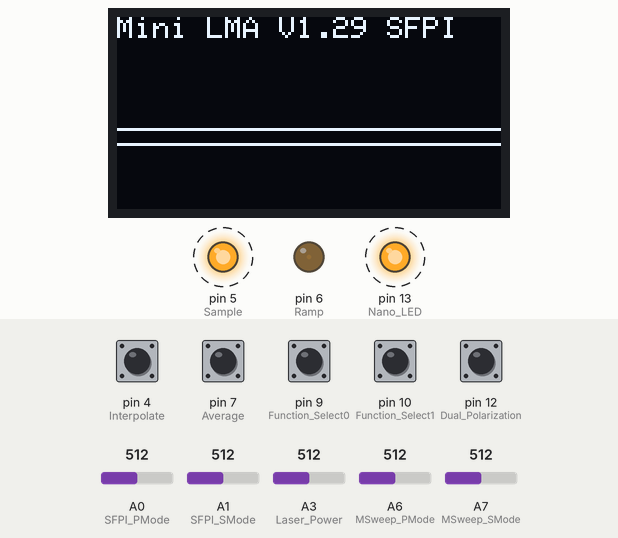
Recording of a sketch running on a simulated Arduino Nano, built with avr-gcc and run on an emulated ATmega328P. Parts: 128×64 one-colour display, output pins drawn as LEDs (lit = HIGH). Dashed ring = blinking. The test bench sets the inputs (shaded band); at power-on: pin 4 (Interpolate), pin 7 (Average), pin 9 (Function_Select0), pin 10 (Function_Select1), pin 12 (Dual_Polarization) HIGH, A0 (SFPI_PMode) = 512, A1 (SFPI_SMode) = 512, A3 (Laser_Power) = 512, A6 (MSweep_PMode) = 512, A7 (MSweep_SMode) = 512.

Above: at 4.3 s.
4.4 s: pin 10 (Function_Select1) pulled LOW for 1 s
At 5.5 s:
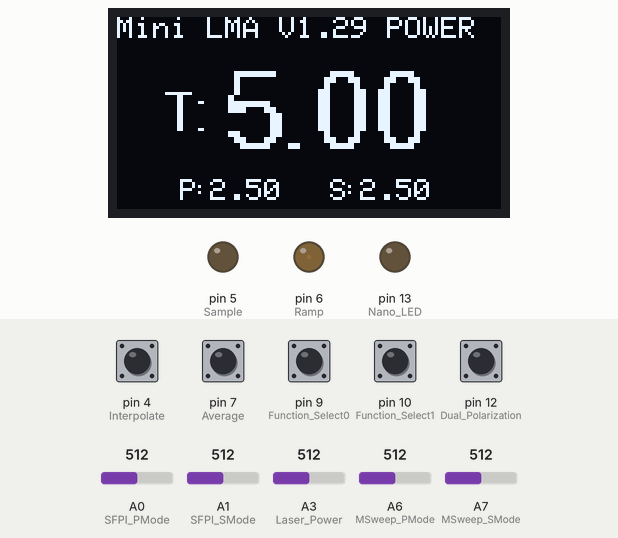
6.0 s: pin 9 (Function_Select0) pulled LOW for 0.15 s
At 6.27 s:
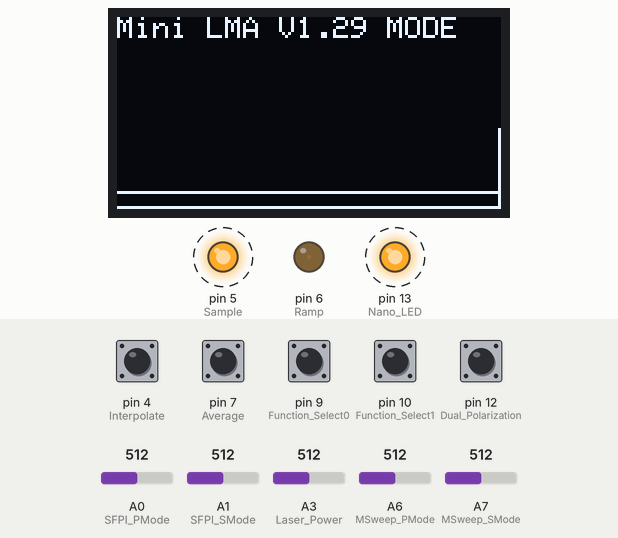
6.7 s: A0 (SFPI_PMode) set to 716
At 8.71 s:
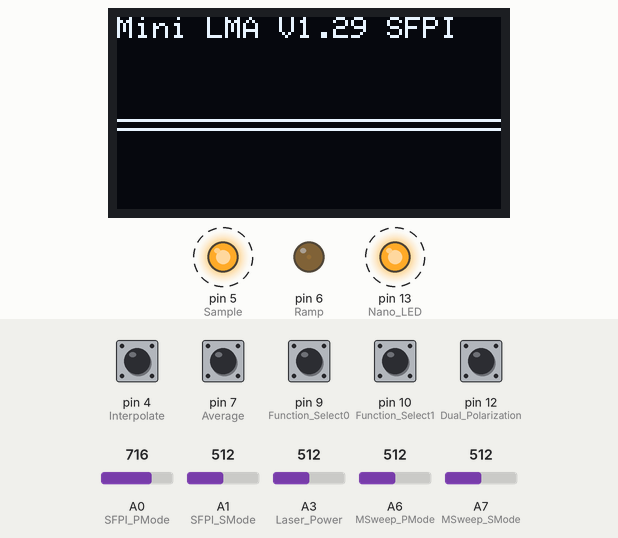
9.1 s: pin 10 (Function_Select1) pulled LOW for 0.15 s
At 9.43 s:
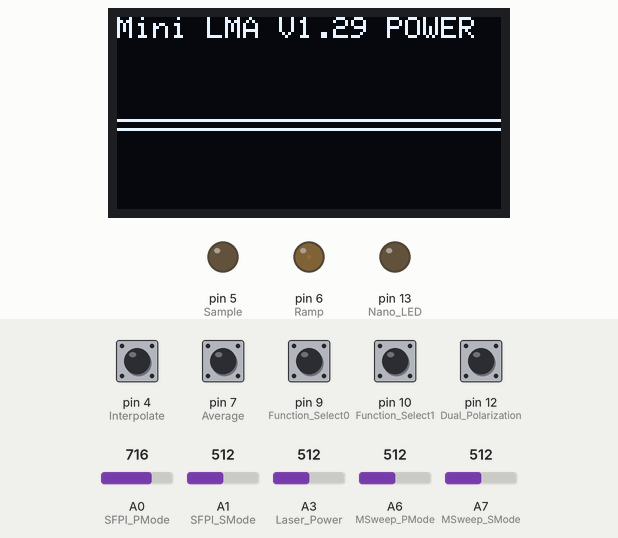
9.8 s: A1 (SFPI_SMode) set to 716
At 10.05 s:
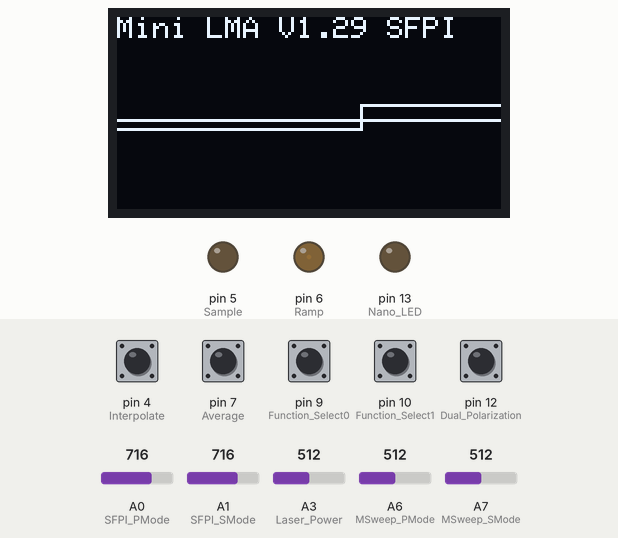
Timing chart, 0 to 10.0 s (numbered marks = the images above; inputs shaded):
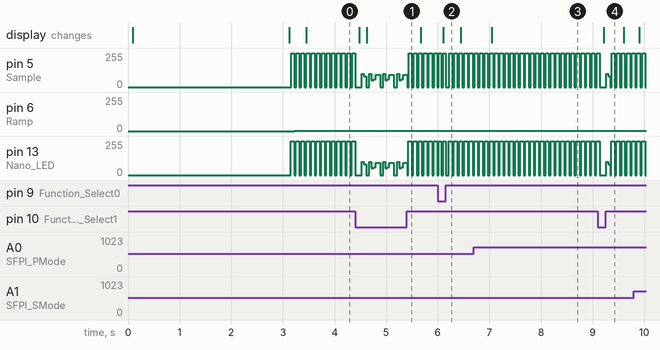

Measured:
- after the input at 4.4 s, pin 6 (Ramp): stays 1/255 (without the input it goes to 130/255 after 0.86 s); the display: first changes after 0.08 s (image 1 shows a later state)
- after the input at 6.0 s, the display: changes after 0.10 s (image 2)
- after the input at 6.7 s, pin 6 (Ramp): stays 1/255 (without the input it goes to 147/255 after 0.83 s); the display: changes after 0.35 s (image 3)
- after the input at 9.1 s, pin 6 (Ramp): stays 1/255 (without the input it goes to 139/255 after 0.70 s); the display: changes after 0.11 s (image 4)
- by itself, pin 5 (Sample): alternates 255/255 for 0.06 s and 0/255 for 0.04 s
- by itself, pin 13 (Nano_LED): alternates 255/255 for 0.07 s and 0/255 for 0.03 s

The sketch:

mLMA1_fw_V1.29.ino
```cpp
/* Mini Laser Mode Analyzer Firmware using Atmega 328 Nano 3.0 and minimal external hardware. */

// V1.00 First version - SFPI only
// V1.01 Added longitudinal mode display
// V1.04 Added initial info screen
// V1.06 Added laser power meter
// V1.09 Added hold function
// V1.11 Added dual polarization
// V1.19 Non-dual polarization uses sum of P and S mode inputs for SFPI
// V1.20 Fix Mode display
// V1.21 Use dual Trace buffers for MODE
// V1.22 Add P and S annotation for POWER
// V1.24 Use dual Trace buffers for SFPI
// V1.27 Cleaned up
// V1.28 Test version
// V1.29 Removed display brightness test due to incompatibility with newer OLEDs.  Cause unknown

#define FirmwareVersion 129

#include <SPI.h>
#include <Wire.h>

//#include <d:\documents\uecide\libraries\spi\src\spi.h>
//#include <d:\documents\uecide\libraries\wire\src\wire.h>

#include <Adafruit_GFX.h>
#include <Adafruit_SSD1306.h>

#include <Fonts/FreeSans9pt7b.h>

#define SCREEN_WIDTH 128 // OLED display width in pixels
#define SCREEN_HEIGHT 64 // OLED display height in pixels

// Declaration for an SSD1306 display connected to I2C (SDA, SCL pins)
#define OLED_RESET     -1 // Reset pin # (or -1 if sharing Arduino reset pin)
Adafruit_SSD1306 display(SCREEN_WIDTH, SCREEN_HEIGHT, &Wire, OLED_RESET);

// Inputs set up with pullup so will be high if unconnected
#define Free_Run 3           // D3 Ignore trigger input if high
#define Interpolate 4        // D4 Intpolate points if high
#define Sample 5             // D5 High when data is being acquired
#define Ramp 6               // D6 Ramp output
#define Average 7            // D7 Average if high
#define Dim_Display 8        // D8 Bright if high
#define Function_Select0 9   // D9 Function_Select10: HOLD = 00, POWER = 01, MODE = 10, SFPI = 11
#define Function_Select1 10  // D10
#define Dual_Polarization 12 // D12 Display both P and S modes for SFPI or MODE if high
#define Nano_LED 13          // D13 will be the same as the Sample LED except for errors

#define SFPI_PMode 0         // A0 SFPI P mode
#define SFPI_SMode 1         // A1 SFPI S mode
#define SFPI_Trigger 2       // A2 SFPI external trigger
#define Laser_Power 3        // A3 Laser power
#define MSweep_PMode 6       // A6 Mode sweep P mode
#define MSweep_SMode 7       // A7 Mode sweep S mode

#define Function0 1          // Function1,0: HOLD = 00, POWER = 01, MODE = 10, SFPI = 11.
#define Function1 2

#define HOLD 0
#define POWER 1 // Function0
#define MODE 2  // Function1
#define SFPI 3  // Function1 | Function0

#define Interpolate_Flag 4
#define Average_Flag 8
#define Dual_Polarization_Flag 16

#define PreSweep 8   // Number of steps before scan.  For 8: 15, 120, 3; for 16: 455, 7280, 8.
#define N 8          // Averaging factor - must be power of 2, maximum 64.
#define NShift 3     // Shift factor for averaging - log2(N)

uint8_t j = 0;
uint16_t Temp1 = 0;
uint16_t Temp2 = 0;
uint16_t Temp3 = 0;

char Function = 0;
char oldFunction = 0;
char realFunction = 0;
bool SPSelect = LOW;

char PTrace[128]; // Trace buffer for P mode (SFPI or MODE)
char STrace[128]; // Trace buffer for S mode (SFPI or MODE)

void setup()
{
  pinMode(Free_Run, INPUT_PULLUP);
  pinMode(Interpolate, INPUT_PULLUP);
  pinMode(Average, INPUT_PULLUP);
  pinMode(Dim_Display, INPUT_PULLUP);
  pinMode(Function_Select0, INPUT_PULLUP);
  pinMode(Function_Select1, INPUT_PULLUP);
  pinMode(Dual_Polarization, INPUT_PULLUP);

  pinMode(Sample, OUTPUT);
  pinMode(Ramp, OUTPUT);
  pinMode(Nano_LED, OUTPUT);

  // SSD1306_SWITCHCAPVCC = generate display voltage from 3.3V internally // Address 0x3D for 128x64
  if(!display.begin(SSD1306_SWITCHCAPVCC, 0x3C))
    {
      Serial.println(F("SSD1306 allocation failed"));
      for(;;) // Don't proceed, loop forever
        {
          digitalWrite(Nano_LED,HIGH); // Flash Atmega LED to indicate failure
          delay(50);
          digitalWrite(Nano_LED,LOW);
          delay(1000);
        }
    }

    display.clearDisplay();
    display.display();
    display.setTextSize(1);      // Normal 1:1 pixel scale
    display.setTextColor(SSD1306_WHITE); // Draw white text
    display.setCursor(3, 0);
    display.print(F("  Documentation at "));
    display.setCursor(0, 8);
    display.print(F("RepairFAQ.org/sam/LMA"));
    display.setCursor(0, 56);
    display.print(F("    Version: "));
    display.print(FirmwareVersion*.01);
    display.setFont(&FreeSans9pt7b);
    display.setCursor(20, 32);
    display.print(F("Mini Laser"));
    display.setCursor(0, 48);
    display.print(F("Mode Analyzer"));
    display.display();
    delay(3000);
    display.fillRect(0, 0, 128, 64, BLACK);
    display.setFont(NULL);

    display.setCursor(0, 0);     // Start at top-left corner
    display.print(F("Mini LMA V"));
    display.print(FirmwareVersion*.01);
    display.display();
    digitalWrite(Nano_LED, LOW);
    digitalWrite(Sample, LOW);
    analogWrite(Ramp, 0);

    // Clear trace buffer
    for (j = 0; j < 128; j++) PTrace[j] = 0;

    analogRead(MSweep_PMode); // Extra read to eliminate glitch
    analogRead(SFPI_PMode); // Extra read to eliminate glitch

    // Set PWM frequency to ~63 kHz for pins 5 and 6 (also devides delay() times by 64)
    TCCR0B = (TCCR0B & 0b11111000) | 1;
}

void loop()
{
  getFunction(); // Determine operating function

// Select display brightness - Removed due to newer OLEDs shutting down

 /* if (digitalRead(Dim_Display) == HIGH)
    {
      display.dim(HIGH); // Low
    }
  else
    {
      display.dim(LOW);  // High
    }
*/
  switch (Function & 3)
    {
      case HOLD: // Lock display, flash "*"
        display.setFont(NULL);
        display.setTextSize(1);
        display.fillRect(122, 0, 128, 15, BLACK);
        display.display();
        delay(1000);
        display.setCursor(122, 0);
        display.print(F("*"));
        display.display();
        delay(1000);
      break;

      case POWER:  // Power meter display
        if((Function & 3) != (oldFunction & 3))
          {
            display.setFont(NULL); // Function changed to POWER
            display.setTextSize(1);
            display.fillRect(90, 0, 128, 15, BLACK);
            display.setCursor(90, 0);
            display.print(F("POWER"));
            display.display();
            display.setFont(&FreeSans9pt7b);
            display.setTextSize(2);
          }

          display.fillRect(0, 16, 128, 64, BLACK);
          if ((Function & Average_Flag) != 0)
            {
              Temp1 = 0; // Average N samples
              Temp2 = 0;
              Temp3 = 0;
              for (j = 0; j < N; j++)
                {
                  Temp1 = Temp1 += analogRead(Laser_Power);
                  Temp2 = Temp2 += analogRead(MSweep_PMode);
                  Temp3 = Temp3 += analogRead(MSweep_SMode);
                  digitalWrite(Sample, HIGH);
                  digitalWrite(Nano_LED, HIGH);
                  delay(300);
                  digitalWrite(Sample, LOW);
                  digitalWrite(Nano_LED, LOW);
                  delay(500);
                }
              Temp1 = (((Temp1 >> NShift) * 42) / 43);
              Temp2 = (((Temp2 >> NShift) * 21) / 43);
              Temp3 = (((Temp3 >> NShift) * 21) / 43);
            }
          else
            {
              Temp1 = analogRead(Laser_Power); // Single sample
              Temp2 = analogRead(MSweep_PMode);
              Temp3 = analogRead(MSweep_SMode);
              digitalWrite(Sample, HIGH);
              digitalWrite(Nano_LED, HIGH);
              delay(500);
              digitalWrite(Sample, LOW);
              digitalWrite(Nano_LED, LOW);
              delay(6000);
              Temp1 = (Temp1 * 42) / 43;
              Temp2 = (Temp2 * 21) / 43;
              Temp3 = (Temp3 * 21) / 43;
            }

          display.setCursor(35, 42);

          if ((Function & Dual_Polarization_Flag) != 0)
            {
              display.print((Temp2+Temp3)*.01);
              display.setTextSize(1);
              display.setCursor(15, 37);
              display.print(F("T:"));
              display.fillRect(0, 52, 128, 63, BLACK);
              display.setFont(NULL);
              display.setTextSize(1);
              display.setCursor(25, 54);
              display.print(F(":"));
              display.setCursor(21, 54);
              display.print(F("P"));
              display.setCursor(31, 54);
              display.print(Temp2*.01);
              display.setCursor(75, 54);
              display.print(F(":"));
              display.setCursor(71, 54);
              display.print(F("S"));
              display.setCursor(81, 54);
              display.print(Temp3*.01);
            }

          else
            {
              display.print(Temp1*.01);
            }
          display.fillRect(120, 52, 128, 63, BLACK);
          display.display();

          display.setFont(&FreeSans9pt7b);
          display.setTextSize(2);

          break;

       case MODE: // Longitudinal mode display
         // Clear the display area
         display.fillRect(0, 16, 128, 62, BLACK);
         if(((Function - oldFunction) & 3) != 0)
           {
             display.setFont(NULL);
             display.setTextSize(1);
             display.fillRect(90, 0, 128, 15, BLACK);
             display.setCursor(90, 0);
             display.print(F("MODE "));
             if ((realFunction & 3) != MODE)
               {
                 if ((Function & Dual_Polarization_Flag) != 0)
                   {
                     display.drawLine(0, 58, 128, 58, SSD1306_WHITE);
                     for (j = 0; j < 128; j++) STrace[j] = 0; // Clear Trace buffer
                   }
                 display.drawLine(0, 63, 128, 63, SSD1306_WHITE);
                 for (j = 0; j < 128; j++) PTrace[j] = 0; // Clear Trace buffer
               }
             else
               {
                 Temp1 = analogRead(MSweep_PMode);
                 for (j = 1; j < 128; j++) // Scroll left one pixel and add one blank column
                   {
                     PTrace[j-1] = PTrace[j];
                     STrace[j-1] = STrace[j];
                   }
                 PTrace[127] = 63;
                 STrace[127] = 63;
               }
           }

         digitalWrite(Sample, HIGH);
         digitalWrite(Nano_LED, HIGH);

         for (j = 1; j < 128; j++) // Scroll left one pixel
           {
              PTrace[j-1] = PTrace[j];
              STrace[j-1] = STrace[j];
           }

         if ((Function & Average_Flag) != 0)
           {
             Temp1 = 0;
             Temp2 = 0;
             for (j = 0; j < N; j++)
               {
                 Temp1 += analogRead(MSweep_PMode); // Average if N samples
                 Temp2 += analogRead(MSweep_SMode); // Average if N samples
                 delay(3000 / N); // Spread samples somewhat evenly with similar update rate as without averaging
               }
             Temp1 = Temp1 >> NShift;
             Temp2 = Temp2 >> NShift;
           }
         else
           {
             Temp1 = analogRead(MSweep_PMode);
             Temp2 = analogRead(MSweep_SMode);
             delay(26000); // Just for LEDs :-)
           }

           digitalWrite(Sample, LOW);
           digitalWrite(Nano_LED, LOW);

        if ((Function & Dual_Polarization_Flag) != 0)
          {
            PTrace[127] = Temp1/24;
            STrace[127] = Temp2/24;
          }
        else
          {
            PTrace[127] = Temp1/22;
            STrace[127] = Temp2/22;
          }
        digitalWrite(Sample, LOW);
        digitalWrite(Nano_LED, LOW);

        Copy_Trace_to_OLED();
        Interpolate_Trace();

        // Update screen
        display.display();
        break;

      case SFPI: // SFPI display

        display.fillRect(0, 16, 128, 64, BLACK); // Clear the display area

        if(((Function - oldFunction) & 3) != 0)
          {
            display.setFont(NULL); // Function changed to POWER
            display.setTextSize(1);
            display.fillRect(90, 0, 128, 15, BLACK);
            display.setCursor(90, 0);
            display.print(F("SFPI "));

            for (j = 0; j < 128; j++) PTrace[j] = 0; // Clear PMode trace buffer

            display.drawLine(0, 63, 128, 63, SSD1306_WHITE);
            if ((Function & Dual_Polarization_Flag) != 0)
              {
                display.drawLine(0, 58, 128, 58, SSD1306_WHITE);
              }

            display.fillRect(0, 16, 128, 64, BLACK); // Clear the display area
            display.display();
          }

          // Rising edge trigger
          if (Free_Run == HIGH) // Ignore trigger input if high or floating
            {
              while (analogRead(SFPI_Trigger) > 512) {}
              while (analogRead(SFPI_Trigger) <= 512) {}
            }

          // Pre-sweep - get ramp rolling with 8 steps
          digitalWrite(Nano_LED, HIGH);

          // Start ramp to get past RC filter transient and keep timing the same, will be ignored
          for (j = 0; j < PreSweep; j++)
            {
              analogWrite(Ramp, (((j * 15) >> 3) + 1));
              Temp1 = analogRead(SFPI_PMode);        // Extra analogReads to minimize analog mux switching glitch
              Temp1 = (analogRead(SFPI_PMode)/22);
              Temp2 = analogRead(SFPI_SMode);
              Temp2 = (analogRead(SFPI_SMode)/22);
            }

        digitalWrite(Sample, HIGH);

        if ((Function & Dual_Polarization_Flag) == 0)
          {
            for (j = 0; j < 128; j++)
              {
                delay(1);                            // Diagnostic delay
                analogWrite(Ramp, ((((j * 15) + 120) >> 3) + 1 ));
                Temp1 = analogRead(SFPI_PMode);      // Extra analogReads to minimize analog mux switching glitch
                PTrace[j] = analogRead(SFPI_PMode)/22;
                Temp2 = analogRead(SFPI_SMode);
                STrace[j] = analogRead(SFPI_SMode)/22;
              }
          }
        else
          {
            for (j = 0; j < 128; j++)
              {
                delay(1);
                analogWrite(Ramp, ((((j * 15) + 120) >> 3) + 1 ));
                Temp1 = analogRead(SFPI_PMode);
                PTrace[j] = analogRead(SFPI_PMode)/24;
                Temp2 = analogRead(SFPI_SMode);
                STrace[j] = analogRead(SFPI_SMode)/24;
              }
          }

          analogWrite(Ramp, 1); // Avoid 0 glitch?
          digitalWrite(Sample, LOW);
          digitalWrite(Nano_LED, LOW);

          Copy_Trace_to_OLED();
          Interpolate_Trace();

          // Update screen
          display.display();

          break;
      }
}

// Get current function
void getFunction()
{
  oldFunction = Function;
  if (oldFunction != (HOLD & 3)) realFunction = Function;
  Function = 0;
  if (digitalRead(Function_Select0) == HIGH) Function = Function0;
  if (digitalRead(Function_Select1) == HIGH) Function |= Function1;
  if (digitalRead(Interpolate) == HIGH) Function |= Interpolate_Flag;
  if (digitalRead(Average) == HIGH) Function |= Average_Flag;
  if (digitalRead(Dual_Polarization) == HIGH) Function |= Dual_Polarization_Flag;
//  SPSelect = !SPSelect;
}

// Copy trace memory to OLED
void Copy_Trace_to_OLED()
{
  if ((Function & Dual_Polarization_Flag) != 0)
    {
      for (j = 0; j < 128; j++)
        {
          display.drawPixel(j, 63-PTrace[j], SSD1306_WHITE);
          display.drawPixel(j, 58-STrace[j], SSD1306_WHITE);
        }
    }
  else
    {
      for (j = 0; j < 128; j++)
        {
          Temp1 = PTrace[j] + STrace[j];
          if (Temp1 < 48)
            {
              display.drawPixel(j, 63-Temp1, SSD1306_WHITE); // Draw pixel
            }
          else
            {
              display.drawPixel(j, 16, SSD1306_WHITE);  // Clip
            }
        }
    }
}

// Interpolate between vertical points if Interpolate pin is high and difference is > 1
void Interpolate_Trace()
{
  if ((Function & Interpolate_Flag) != 0)
    {
      for (j = 1; j < 128; j++)
        {
          if ((Function & Dual_Polarization_Flag) != 0) // Separate traces
            {
              if ((abs(PTrace[j-1] - PTrace[j]) > 1)) display.drawLine(j, (63-PTrace[j-1]), j, (63-PTrace[j]), SSD1306_WHITE);
              if ((abs(STrace[j-1] - STrace[j]) > 1)) display.drawLine(j, (58-STrace[j-1]), j, (58-STrace[j]), SSD1306_WHITE);
            }
          else // Single trace
            {
              Temp1 = PTrace[j-1] + STrace[j-1];
              if (Temp1 > 47) Temp1 = 47;
              Temp2 = PTrace[j] + STrace[j];
              if (Temp2 > 47) Temp2 = 47;
              if (abs(Temp1 - Temp2) > 1) display.drawLine(j, (63-Temp1), j, (63-Temp2), SSD1306_WHITE);
            }
        }
    }
}
```
